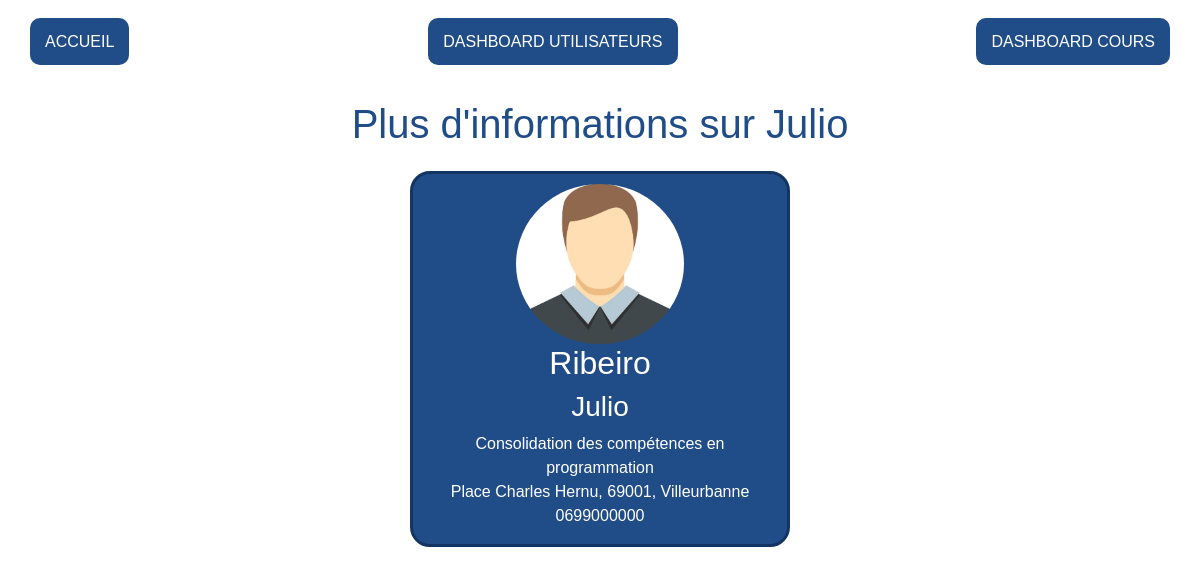
Screenshot of /views/info-user/2.php with the database file from the repository.
### tables this page shows
CREATE TABLE IF NOT EXISTS `users` (
  `id` int(11) NOT NULL AUTO_INCREMENT,
  `nom` varchar(32) NOT NULL,
  `prenom` varchar(32) NOT NULL,
  `role` varchar(155) NOT NULL,
  `adresse` varchar(255) NOT NULL,
  `telephone` varchar(32) NOT NULL,
  PRIMARY KEY (`id`)
);

### controllers/more-info-user.php (called while the page is built, shortened)
<?php
include('../../models/bdd.php');
$actual_link = "http://$_SERVER[HTTP_HOST]$_SERVER[REQUEST_URI]";
$idUser= substr( $actual_link, -5, 1);
$req=$bdd->prepare("SELECT * FROM users where id = $idUser");
$req->execute();
$result=$req->fetchAll();
foreach ($result as $row => $a) {
    $nom = $a['nom'];
    $prenom = $a['prenom'];
    $role = $a['role'];
    $adresse = $a['adresse'];
    $telephone = $a['telephone'];
}
?>

### views/info-user/2.php (the view, shortened to what this page needs)
<?php
include('../../controllers/more-info-user.php');
?>
<!DOCTYPE html>
<html lang="fr">
<head>
    <?php include('../../views/partials/cdn.php');
    ?>
    <link rel="stylesheet" href="../../style/main.css">
</head>
<header>
    <?php
    include('../../views/partials/menu.php');
    ?>
</header>
<body>
    <main>
        <h1>Plus d'informations sur <?php echo $prenom; ?></h1>
        <div class="container">
            <div class="row">
                <?php
                echo '<div class="wrapper-card col-lg-4 col-6">
               <div class="wrapper-img"><img src="http://localhost/TP-consolidation-prog-JosephChanteclair/medias/avatars/' . $idUser . '.jpg" alt="Photo de profil de Julio">
               </div><h2>' . $nom . '</h2>
               <h3>' . $prenom . '</h3>
               <p>' . $role . '<br>'
                    . $adresse . '<br>'
                    . $telephone . '</p>
               </div>';
                ?>
            </div>
        </div>
    </main>
</body>
</html>

### style/main.css (style rules this page uses)
* { font-family: 'Lucida Sans', 'Lucida Sans Regular', 'Lucida Grande', 'Lucida Sans Unicode', Geneva, Verdana, sans-serif; }
h1 { color: rgb(32, 77, 136); }
main { text-align: center; }
.wrapper-card, .wrapper-card a { margin: auto; text-align: center; display: flex; flex-direction: column; justify-content: center; align-items: center; }
.wrapper-card { background-color:rgb(32, 77, 136); border-radius: 20px; color: #fff; margin: 15px auto; border: 3px solid rgb(18, 53, 99); }
.wrapper-img { margin-top: 10px; border-radius: 100%; height: 20vh; }
.wrapper-img img { position: relative; max-width: 100%; max-height: 100%; border-radius: 100%; }

### rows the page displays
users: prenom "Julio", nom "Ribeiro", role "Consolidation des compétences en programmation", adresse "Place Charles Hernu, 69001, Villeurbanne", telephone "0699000000"
